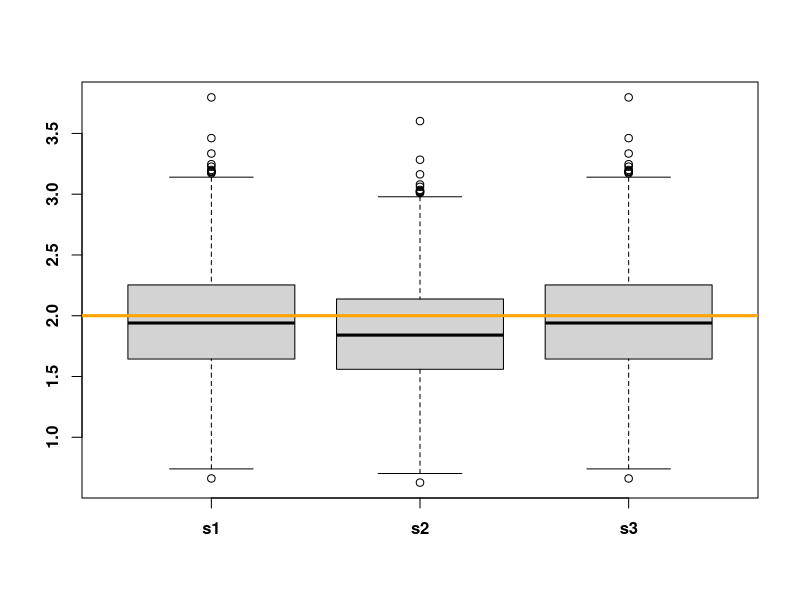
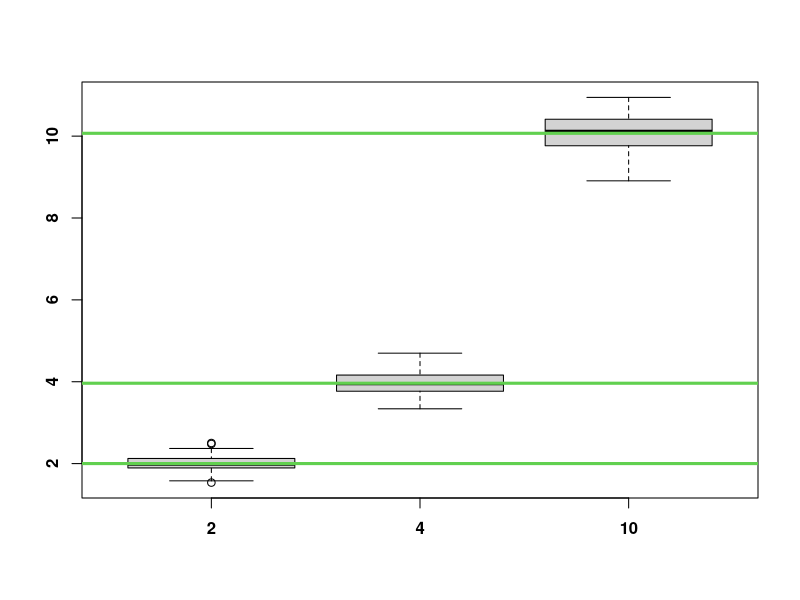

The R source for these figures, in order:
# Question 2.5

N = 10   # sample size
M = 1000 # MC reps
# storing vectors:
s1 = numeric(M) # s^2 
s2 = numeric(M) # \hat{sigma}^2
s3 = numeric(M) # output from sd()

# Monte Carlo repetitions:
for(m in 1:M){
	x = rnorm(N, m=0, sd=2)
	xbar = mean(x)
	term = sum((x-xbar)^2)
	s1[m] = sqrt(term/(N-1))
	s2[m] = sqrt(term/(N))
	s3[m] = sd(x)
}
par(mfrow=c(1,1), font.axis=2)
boxplot(s1,s2,s3, names=c('s1','s2','s3'))
abline(h=2, lwd=3, col='orange')

# Monte Carlo estimates of the expected values 
# of these estimators:
mean(s1)
mean(s2)
# Monte Carlo estimates of the standard errors 
# of these estimators:
sd(s1)
sd(s2)

# Question 2.6

N = 100   # sample size
M = 100 # MC reps
ndf = c(2,4,10)
# storing vectors:
xbar = matrix(NA,nrow=M,ncol=3) 
# Monte Carlo repetitions:
for(j in 1:3){
	for(m in 1:M){
		x = rchisq(N, df=ndf[j])
		xbar[m,j] = mean(x)
	}
}	
boxplot(xbar, names=ndf)
abline(h = apply(xbar,2,mean), col=3, lwd=3)


